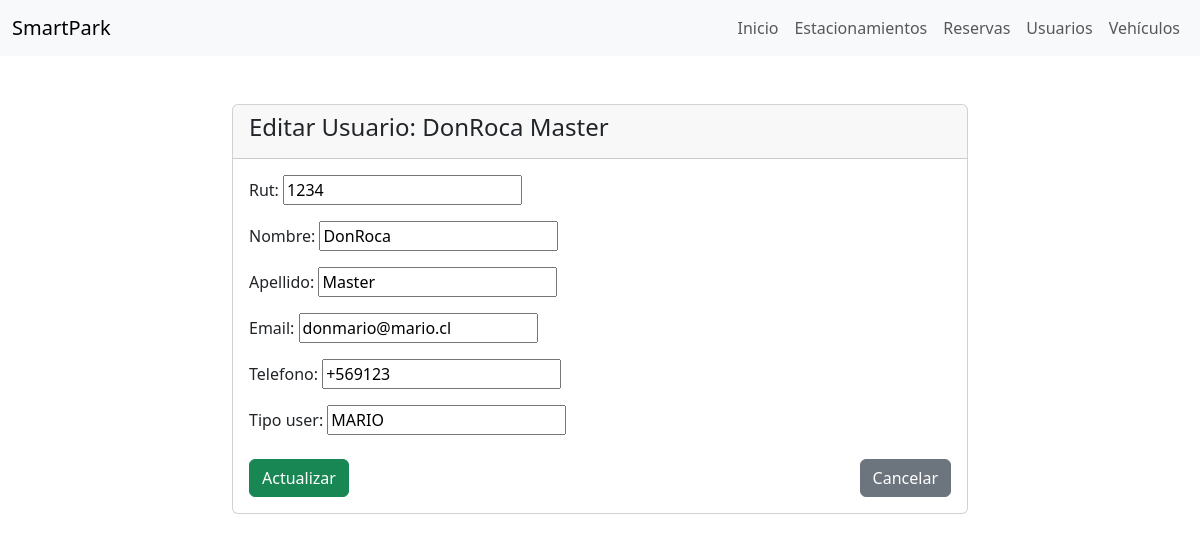
/usuarios/1234/editar/, run on the app's committed database.
### usuarios/models.py (models this page shows)
class Usuario(models.Model):
    rut = models.CharField(max_length=100, primary_key=True)
    nombre = models.CharField(max_length=100)
    apellido = models.CharField(max_length=200)
    email = models.EmailField(max_length=200)
    telefono = models.CharField(max_length=100)
    tipo_user = models.CharField(max_length=50)
    fecha_registro = models.DateTimeField(auto_now_add=True)

### usuarios/views.py (the view)
# urls.py: path('<int:rut>/editar/', views.editar_usuario, name='editar_usuario'),
def editar_usuario(request, rut):
    usuario = get_object_or_404(Usuario, rut=rut)
    if request.method == 'POST':
        form = UsuarioForm(request.POST, instance=usuario)
        if form.is_valid():
            form.save()
            return redirect('lista_usuarios')
    else:
        form = UsuarioForm(instance=usuario)
    return render(request, 'usuarios/editar_usuario.html', {'form': form, 'usuario': usuario})

### usuarios/forms.py (shortened to what this page needs)
class UsuarioForm(forms.ModelForm):
    class Meta:
        model = Usuario
        fields = ['rut', 'nombre', 'apellido', 'email', 'telefono', 'tipo_user']

### usuarios/templates/usuarios/editar_usuario.html (shortened to what this page needs)
<!DOCTYPE html>
<html lang="en">
<head>
    <link href="https://cdn.jsdelivr.net/npm/bootstrap@5.3.0/dist/css/bootstrap.min.css" rel="stylesheet">
</head>
<body>
    <nav class="navbar navbar-expand-lg navbar-light bg-light">
        <div class="container-fluid">
            <a class="navbar-brand" href="#">SmartPark</a>
            <div class="collapse navbar-collapse" id="navbarNav">
                <ul class="navbar-nav ms-auto">
                    <li class="nav-item">
                        <a class="nav-link" href="{% url 'home' %}">Inicio</a>
                    </li>
                    <li class="nav-item">
                        <a class="nav-link" href="{% url 'lista_estacionamientos' %}">Estacionamientos</a>
                    </li>
                    <li class="nav-item">
                        <a class="nav-link" href="{% url 'lista_reservas' %}">Reservas</a>
                    </li>
                    <li class="nav-item">
                        <a class="nav-link" href="{% url 'lista_usuarios' %}">Usuarios</a>
                    </li>
                    <li class="nav-item">
                        <a class="nav-link" href="{% url 'lista_vehiculos' %}">Vehículos</a>
                    </li>
                </ul>
            </div>
        </div>
    </nav>
    <div class="container mt-5">
        <div class="row justify-content-center">
            <div class="col-md-8">
                <div class="card">
                    <div class="card-header">
                        <h3 class="h4">Editar Usuario: {{ usuario.nombre }} {{ usuario.apellido }}</h3>
                    </div>
                    <div class="card-body">
                        <form method="POST">
                            {{ form.as_p }}
                            <div class="d-flex justify-content-between mt-4">
                                <button type="submit" class="btn btn-success">Actualizar</button>
                                <a href="{% url 'lista_usuarios' %}" class="btn btn-secondary">Cancelar</a>
                            </div>
                        </form>
                    </div>
                </div>
            </div>
        </div>
    </div>
</body>
</html>

### data on the page
Usuario: nombre "DonRoca", apellido "Master", rut "1234", email "donmario@mario.cl", telefono "+569123", tipo_user "MARIO"
